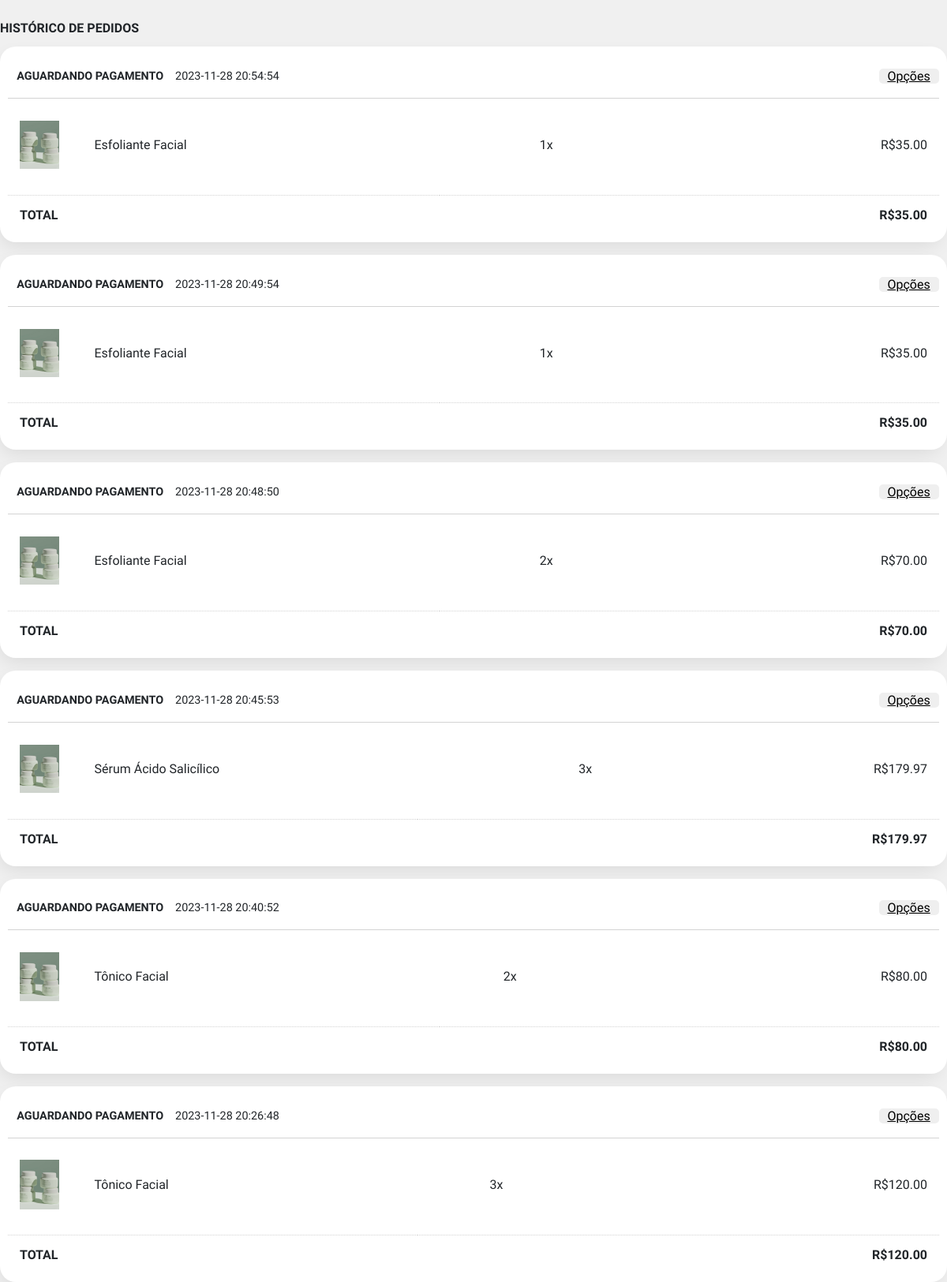
Page /view/historico.php?id=6 (signed in) on the committed database.
### tables this page shows
CREATE TABLE IF NOT EXISTS `pedidos` (
  `ID_PEDIDO` int NOT NULL AUTO_INCREMENT,
  `id_cliente` int DEFAULT NULL,
  `id_endereco` int DEFAULT NULL,
  `valor` decimal(10,2) DEFAULT NULL,
  `pagamento` varchar(50) DEFAULT NULL,
  `status` varchar(100) DEFAULT NULL,
  `datahora` datetime DEFAULT NULL,
  PRIMARY KEY (`ID_PEDIDO`),
  KEY `id_cliente` (`id_cliente`),
  KEY `id_endereco` (`id_endereco`)
);

CREATE TABLE IF NOT EXISTS `itens` (
  `ID_ITENS` int NOT NULL AUTO_INCREMENT,
  `id_pedido` int DEFAULT NULL,
  `id_produto` int DEFAULT NULL,
  `nome` varchar(100) NOT NULL,
  `quantidade` int DEFAULT NULL,
  `valor_uni` decimal(10,2) DEFAULT NULL,
  `valor_total` decimal(10,2) DEFAULT NULL,
  `datahora` datetime DEFAULT NULL,
  PRIMARY KEY (`ID_ITENS`),
  KEY `id_pedido` (`id_pedido`),
  KEY `id_produto` (`id_produto`),
  KEY `nome_fk` (`nome`)
);

### model/manager.php (called while the page is built, shortened)
<?php
        function historico($id){
            require "conexao.php";
            $sql = "SELECT * FROM pedidos WHERE id_cliente='$id' ORDER BY datahora DESC";
            $result=$conn->query($sql);
           if($result->num_rows > 0){
               $num = $result ->num_rows;
               $dados=array();
               $dados["result"] = 1;
               $dados["num"]=$num;
               $i=0;
               while($row=$result->fetch_assoc()){
                   $dados[$i]["id"] =          $row["ID_PEDIDO"];
                   $dados[$i]["id_cliente"] =  $row["id_cliente"];
                   $dados[$i]["id_endereco"] =         $row["id_endereco"];
                   $dados[$i]["valor"] =      $row["valor"];
                   $dados[$i]["pagamento"] =      $row["pagamento"];
                   $dados[$i]["status"] =      $row["status"];
                        if ($row['status']=="1"){ $dados[$i]["status"] = "Aguardando Pagamento";};
                   $dados[$i]["datahora"] =      $row["datahora"];
                $i++;
               }
               return $dados;
           }else{
               $dados["result"] = 0;
                   $conn->close();
                   return $dados;
               }
               }
               function itens($pedido) {
                require "conexao.php";
            $sql = "SELECT * FROM itens WHERE id_pedido='$pedido'";
            $result=$conn->query($sql);
           if($result->num_rows > 0){
               $dados=array();
               $dados["result"] = 1;
               $i=0;
               while($row=$result->fetch_assoc()){
                   $dados[$i]["id"] =          $row["ID_ITENS"];
                   $dados[$i]["id_produto"] =  $row["id_produto"];
                   $dados[$i]["nome"] =       $row["nome"];
                   $dados[$i]["quantidade"] =   $row["quantidade"];
                   $dados[$i]["valor_uni"] =      $row["valor_uni"];
                   $dados[$i]["valor_total"] =      $row["valor_total"];
                   $dados[$i]["datahora"] =    $row["datahora"];
               $dados["num"]=$i;
                $i++;
               }
               return $dados;
           }else{
               $dados["result"] = 0;
                   $conn->close();
                   return $dados;
               }
            }
            function imgProduto($id) {
                require "conexao.php";
            $sql = "SELECT img FROM produtos WHERE ID_PRODUTO='$id'";
            $result=$conn->query($sql);
           if($result->num_rows > 0){
               $num = $result ->num_rows;
               $dados=array();
               $dados["result"] = 1;
               $dados["num"]=$num;
               while($row=$result->fetch_assoc()){
                   $dados["img"] =    $row["img"];
               }
               return $dados;
           }else{
               $dados["result"] = 0;
                   $conn->close();
                   return $dados;
               }
            }
        ?>

### view/historico.php (the view, shortened to what this page needs)
<html lang="en">
<head>
<link rel="stylesheet" href="https://stackpath.bootstrapcdn.com/bootstrap/4.1.3/css/bootstrap.min.css">
    <link href="../assets/style/meuperfil.css" rel="stylesheet">
</head>
<body class="fade-in">
   <p id="title">Histórico de Pedidos</p>
   <br>
<head>
</head>
<body>
    <?php
    require '../model/manager.php';
    $historico = historico($_GET["id"]);
    if($historico["result"] == 0){ echo "<br>Você ainda não efetuou nenhum pedido, faça seu primeiro agora!"; }else{
        for($i=0;$i<$historico["num"];$i++){
    echo"
      <form action=\"\">
<div class=\"cartao\">
<table class=\"tabela\">
    <tr class=\"th\"> <td class=\"status\">".$historico[$i]["status"]."<span class=\"data\"> ".$historico[$i]["datahora"]."</span></td><td class=\"options_td\">
<select class=\"options\" name=\"options\">
  <option value=\"maca\" disabled selected>Opções</option>
  <option value=\"rastrear\">Rastrear o Pacote</option>
  <option value=\"devolucao\">Devolução</option>
  <option value=\"nota\">Nota Fiscal</option>
  <option value=\"recebido\">Recebido</option>
  <option value=\"cancelar\">Cancelar</option>
</select></td></tr>
</table>
    <table>";
    $itens = itens($historico[$i]["id"]);
    for($ii=0;$ii<=$itens["num"];$ii++){
    $img = imgProduto($itens[$ii]["id_produto"]);
    echo
"   <tr><td class=\"img\"><img src=\"media/".$img["img"]."\" alt=\"\" style=\"width:50px;\"></td>
    <td class=\"produto\"><span class=\"nome_produto\">".$itens[$ii]["nome"]."</span></td>
    <td class=\"quant\"> <span class=\"quantidade\">".$itens[$ii]["quantidade"]."x</span> </td>
    <td class=\"valor\"><span class=\"preco\">R$".$itens[$ii]["valor_total"]."</span></td></tr>";
    };
echo"
    </table>
    <table class=\"ultima\">
    <tr>
        <td class=\"total\">Total</td>
        <td class=\"total_valor\"> R$".$historico[$i]["valor"]."</td>
    </tr>
    </table>
</div>
</form>";
        }}  ?>
</body>
</html>
</body>

### assets/style/meuperfil.css (style rules this page uses)
body, html { height: 100% !important; margin: 0 !important; background-color: #f0f0f0 !important; }
.fade-in { opacity: 0; animation: fadeIn 0.2s ease-in forwards; }

### view/historico.php (style rules this page uses)
:root { --white: #f9f9f9; --green: #1A3D1F; --yellow: #B9C394; --lgreen: #B9C394; }
.fade-in { opacity: 0; animation: fadeIn 0.1s ease-in forwards; }
body { padding-top: 1.5em; font-family: 'Questrial'; height: 100%; }
table { border-collapse: collapse; width: 100%; }
table, th, td { border: none; }
th, td { text-align: left; padding: 15px; }
#title { font-weight: 700; text-transform: uppercase; margin-bottom: -0.8rem; }
.cartao { width: 100%; border: 0px; background-color: white; border-radius: 20px !important; padding: 10px; box-shadow: rgba(0, 0, 0, 0.1) -4px 9px 25px -6px; }
.options_td { text-align: right; padding: 0px; }
.options { border: none; outline: none; padding-left: 10px; width: 2cm; text-decoration: underline; border-radius: 5px; -webkit-appearance: none; -moz-appearance: none; appearance: none; cursor: pointer; }
.status { padding-left: 0.3cm; font-weight: 800; padding-top: 0.5cm; padding-bottom: 0.5cm; text-transform: uppercase; font-size: 0.9em; }
.data { padding-left: 0.3cm; font-weight: 500; }
.th { border-bottom: lightgray 1px solid; }
.tabela { margin-bottom: 0.3cm; }
.produto { max-width: 5cm; text-align: left; }
.quant { max-width: 4cm; }
.valor { max-width: 3cm; text-align: right !important; }
.preco { width: 100%; }
.img { height: 2.5cm; max-width: 2.5cm; width: 2.5cm; }
.total_valor { text-align: right; font-weight: 700; padding-top: 15px; }
.ultima { margin-top: 1em; border-top: lightgray 1px dotted; }
.total { padding-top: 15px; font-weight: 700; text-transform: uppercase; }

### rows in the picture
pedidos: status "AGUARDANDO PAGAMENTO", datahora "2023-11-28 20:54:54", valor "35.00"
itens: nome "Esfoliante Facial", quantidade "1", valor_total "35.00"
pedidos: status "AGUARDANDO PAGAMENTO", datahora "2023-11-28 20:49:54", valor "35.00"
itens: nome "Esfoliante Facial", quantidade "1", valor_total "35.00"
pedidos: status "AGUARDANDO PAGAMENTO", datahora "2023-11-28 20:48:50", valor "70.00"
itens: nome "Esfoliante Facial", quantidade "2", valor_total "70.00"
pedidos: status "AGUARDANDO PAGAMENTO", datahora "2023-11-28 20:45:53", valor "179.97"
itens: nome "Sérum Ácido Salicílico", quantidade "3", valor_total "179.97"
pedidos: status "AGUARDANDO PAGAMENTO", datahora "2023-11-28 20:40:52", valor "80.00"
itens: nome "Tônico Facial", quantidade "2", valor_total "80.00"
pedidos: status "AGUARDANDO PAGAMENTO", datahora "2023-11-28 20:26:48", valor "120.00"
itens: nome "Tônico Facial", quantidade "3", valor_total "120.00"
